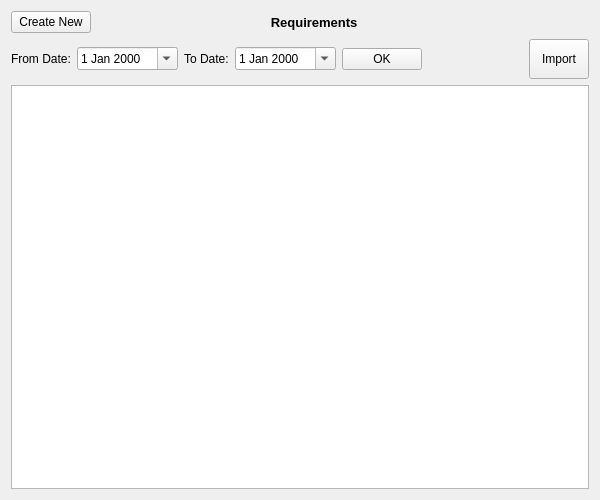
<?xml version="1.0" encoding="UTF-8"?>
<ui version="4.0">
 <class>RequirementsList</class>
 <widget class="QWidget" name="RequirementsList">
  <property name="geometry">
   <rect>
    <x>0</x>
    <y>0</y>
    <width>600</width>
    <height>500</height>
   </rect>
  </property>
  <property name="windowTitle">
   <string>Form</string>
  </property>
  <layout class="QGridLayout" name="gridLayout">
   <item row="0" column="1">
    <widget class="QLabel" name="titleLabel">
     <property name="sizePolicy">
      <sizepolicy hsizetype="Preferred" vsizetype="Preferred">
       <horstretch>0</horstretch>
       <verstretch>0</verstretch>
      </sizepolicy>
     </property>
     <property name="font">
      <font>
       <pointsize>10</pointsize>
       <weight>75</weight>
       <bold>true</bold>
      </font>
     </property>
     <property name="text">
      <string>Requirements                </string>
     </property>
     <property name="alignment">
      <set>Qt::AlignCenter</set>
     </property>
    </widget>
   </item>
   <item row="0" column="0">
    <widget class="QPushButton" name="createNewPushButton">
     <property name="sizePolicy">
      <sizepolicy hsizetype="Fixed" vsizetype="Fixed">
       <horstretch>0</horstretch>
       <verstretch>0</verstretch>
      </sizepolicy>
     </property>
     <property name="text">
      <string>Create New</string>
     </property>
    </widget>
   </item>
   <item row="1" column="0" colspan="2">
    <layout class="QHBoxLayout" name="horizontalLayout" stretch="0,1,0,1,0,1,0">
     <item>
      <widget class="QLabel" name="fromDateLabel">
       <property name="text">
        <string>From Date:</string>
       </property>
      </widget>
     </item>
     <item>
      <widget class="QDateEdit" name="fromDateDateEdit">
       <property name="calendarPopup">
        <bool>true</bool>
       </property>
      </widget>
     </item>
     <item>
      <widget class="QLabel" name="toDateLabel">
       <property name="text">
        <string>To Date:</string>
       </property>
      </widget>
     </item>
     <item>
      <widget class="QDateEdit" name="toDateDateEdit">
       <property name="calendarPopup">
        <bool>true</bool>
       </property>
      </widget>
     </item>
     <item>
      <widget class="QPushButton" name="okPushButton">
       <property name="sizePolicy">
        <sizepolicy hsizetype="Fixed" vsizetype="Fixed">
         <horstretch>0</horstretch>
         <verstretch>0</verstretch>
        </sizepolicy>
       </property>
       <property name="text">
        <string>OK</string>
       </property>
      </widget>
     </item>
     <item>
      <spacer name="horizontalSpacer">
       <property name="orientation">
        <enum>Qt::Horizontal</enum>
       </property>
       <property name="sizeHint" stdset="0">
        <size>
         <width>40</width>
         <height>20</height>
        </size>
       </property>
      </spacer>
     </item>
     <item>
      <widget class="QToolButton" name="importButton">
       <property name="minimumSize">
        <size>
         <width>60</width>
         <height>40</height>
        </size>
       </property>
       <property name="text">
        <string>Import</string>
       </property>
      </widget>
     </item>
    </layout>
   </item>
   <item row="2" column="0" colspan="2">
    <widget class="QTableWidget" name="tableWidget">
     <property name="selectionBehavior">
      <enum>QAbstractItemView::SelectRows</enum>
     </property>
    </widget>
   </item>
  </layout>
 </widget>
 <tabstops>
  <tabstop>createNewPushButton</tabstop>
  <tabstop>fromDateDateEdit</tabstop>
  <tabstop>toDateDateEdit</tabstop>
  <tabstop>okPushButton</tabstop>
  <tabstop>tableWidget</tabstop>
 </tabstops>
 <resources/>
 <connections/>
</ui>
